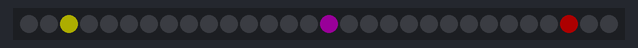
The sketch below on a simulated Arduino Uno, built with avr-gcc and run on an emulated ATmega328P. Shown: 30 RGB LEDs in strip order, left to right. Dim RGB values are drawn brighter than linear; what the sketch prints to the serial monitor is not drawn.

Above: at 0.15 s.
At 6.3 s:
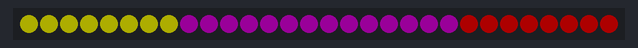
At 13.91 s:
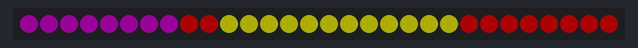
At 20.62 s:
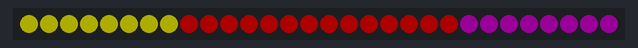
At 22.74 s:
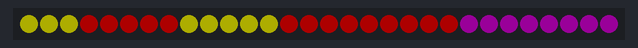
At 39.26 s:
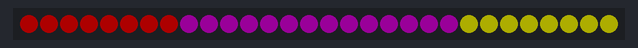

The sketch:

LEDBasics-Video1.ino
```cpp
#include "FastLED.h"                                          // FastLED library.

// from https://www.youtube.com/watch?v=4Ut4UK7612M&feature=youtu.be
// Initialize changeable global variables.
#define NUM_LEDS 30
#define LED_PIN 8

struct CRGB leds[NUM_LEDS];                                   // Initialize our LED array.


void setup() {

  FastLED.addLeds<WS2812B, LED_PIN, GRB>(leds, NUM_LEDS);
  FastLED.setBrightness(50);

  Serial.begin(57600);
} // setup()


void loop () {
  uint8_t sinBeat = beatsin8(30, 0, NUM_LEDS -1, 0, 0);
  uint8_t sinBeat2 = beatsin8(30, 0, NUM_LEDS -1, 0, 85);
  uint8_t sinBeat3 = beatsin8(30, 0, NUM_LEDS -1, 0, 170);

  leds[sinBeat] = CRGB::Purple;
  leds[sinBeat2] = CRGB::Red;
  leds[sinBeat3] = CRGB::Yellow;

//  EVERY_N_MILLISECONDS(1) {
//    for(int i=0; i<4; i++){
//      blur1d(leds, NUM_LEDS, 50);
//    }
//  }

//  fadeToBlackBy(leds, NUM_LEDS, 10);

  EVERY_N_MILLISECONDS(1){
    Serial.print(sinBeat);
    Serial.print(",");
    Serial.print(sinBeat2);
    Serial.print(",");
    Serial.print(sinBeat3);
    Serial.print(",");
  }

  FastLED.show();
} // loop()
```
